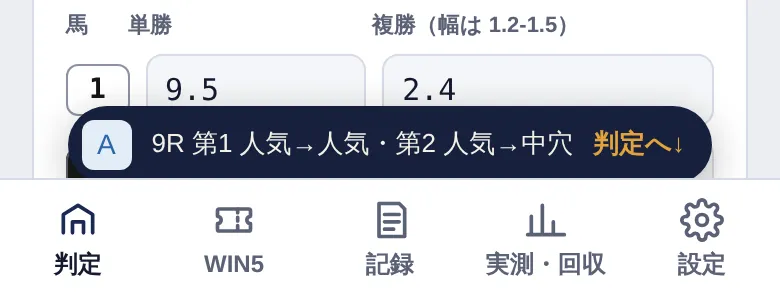
#> input picture source/manual/img/s_bottom_bars.webp, 780 x 300 px
$ python prep_emblem.py ../img/s_bottom_bars.webp ../img/s_judge_info.webp ../img/s_judge_info.webp
#> lines starting #> are read from the running program, lines starting #| are printed output that depends on the picture; after the words box and inside, x2 and y2 are one past the last pixel; in counts of white or black regions, pixels touching at a corner belong together
import sys
from PIL import Image, ImageDraw, ImageFilter
src, out, prev = sys.argv[1], sys.argv[2], sys.argv[3]
im = Image.open(src).convert('RGB')
#> im is the input picture: PIL image 780x300 RGB; mean R, G, B 204, 206.3, 212.3
cx, cy, r = 384, 388, 252
e = im.crop((cx - r, cy - r, cx + r, cy + r)).resize((384, 384), Image.LANCZOS).convert('RGBA')
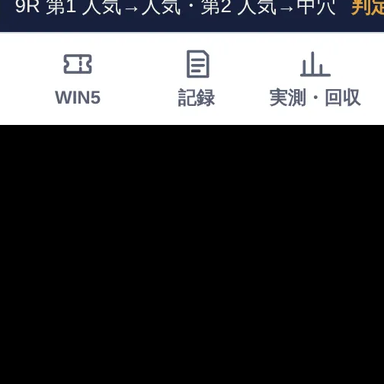
#> e: PIL image 384x384 RGBA; mean R, G, B, A 62.8, 63.5, 65.7, 255
mask = Image.new('L', e.size, 0)
#> mask: PIL image 384x384 L; every value is 0
ImageDraw.Draw(mask).ellipse((22, 18, 366, 370), fill=255)
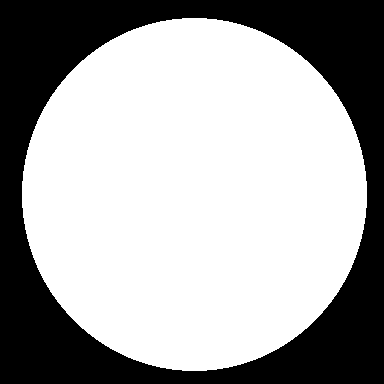
#> mask: PIL image 384x384 L; 64.8% white; 1 black region, box (x1, y1, x2, y2) and area: (0, 0, 384, 384) 51855
mask = mask.filter(ImageFilter.GaussianBlur(20))
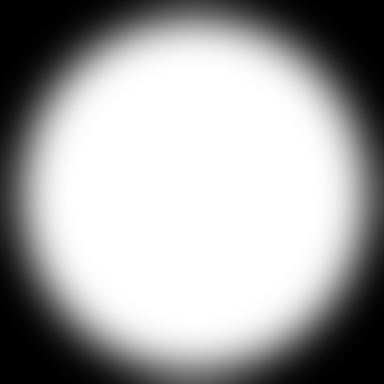
#> mask: PIL image 384x384 L; min 0, max 255, mean 164.3
e.putalpha(mask)
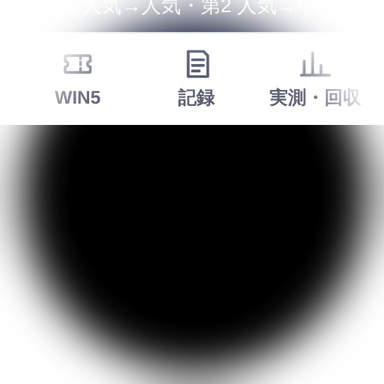
#> e: PIL image 384x384 RGBA; mean R, G, B, A 62.8, 63.5, 65.7, 164.3; transparent parts drawn white
e.save(out + '/emblem.webp', 'WEBP', quality=85, method=6)
e.resize((160, 160), Image.LANCZOS).save(out + '/emblem-160.webp', 'WEBP', quality=85, method=6)
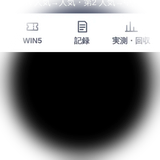
#> saved as emblem-160.webp: PIL image 160x160 RGBA; mean R, G, B, A 59.3, 59.9, 61.7, 164.3; transparent parts drawn white
bg = Image.new('RGBA', e.size, (11, 30, 37, 255)); bg.alpha_composite(e); bg.convert('RGB').save(prev)
#> after `bg = Image.new('RGBA', e.size, (11, 30, 37, 255))`:
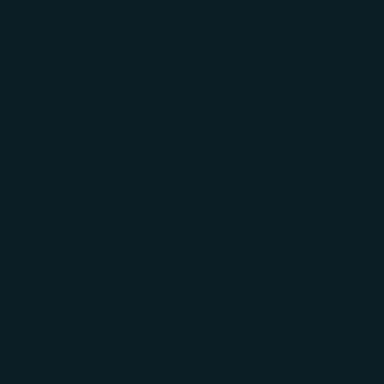
#> bg: PIL image 384x384 RGBA; mean R, G, B, A 11, 30, 37, 255
#> after `bg.alpha_composite(e)`:
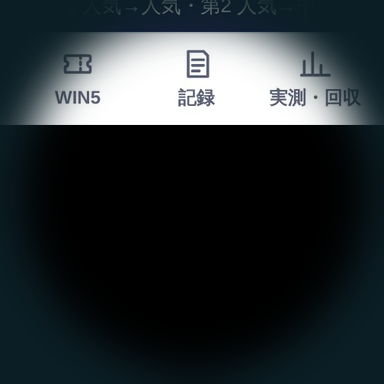
#> bg: PIL image 384x384 RGBA; mean R, G, B, A 41.2, 48.2, 51.2, 255

$ run again, on source/manual/img/s_judge_odds.webp
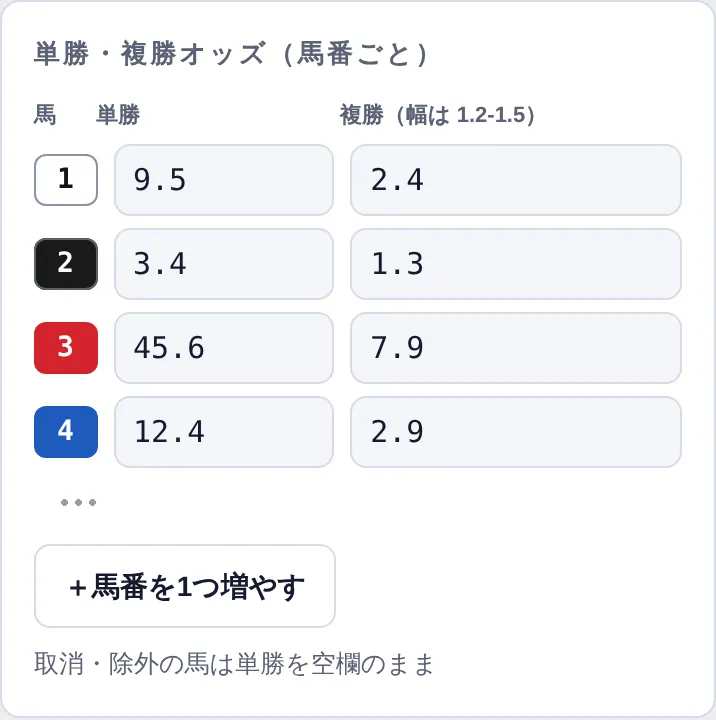
#> input picture source/manual/img/s_judge_odds.webp, 716 x 720 px
#> im is the input picture: PIL image 716x720 RGB; mean R, G, B 242.9, 243.1, 245.5
#> `e.resize((160, 160), Image.LANCZOS).save(out + '/emblem-160.webp', 'WE..`:
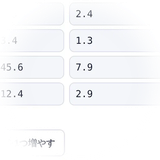
#> saved as emblem-160.webp: PIL image 160x160 RGBA; mean R, G, B, A 231, 232.1, 234.5, 164.3; transparent parts drawn white
#> `bg.alpha_composite(e)`:
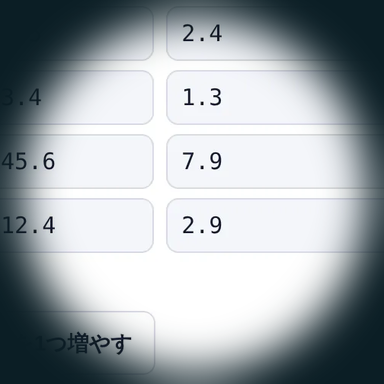
#> bg: PIL image 384x384 RGBA; mean R, G, B, A 161.7, 169.3, 173.5, 255

$ run again, on source/manual/img/s_judge_tri.webp
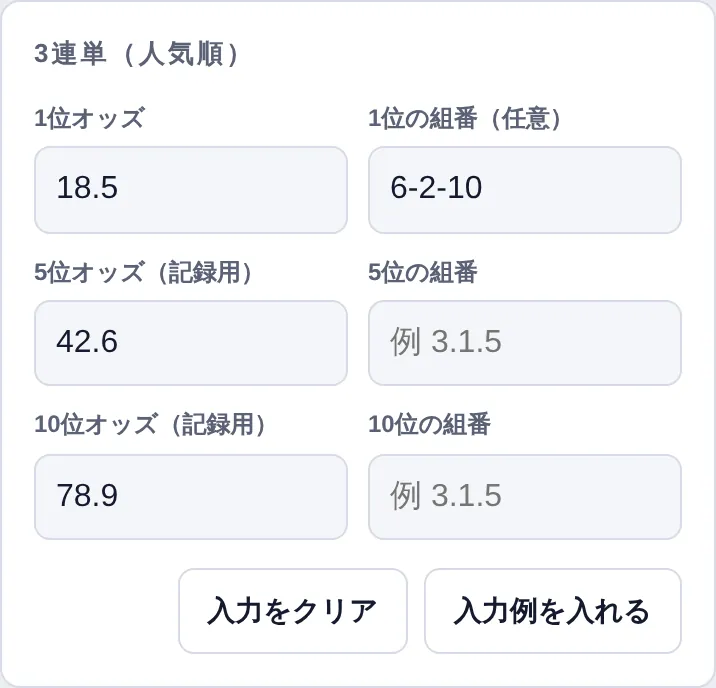
#> input picture source/manual/img/s_judge_tri.webp, 716 x 688 px
#> im is the input picture: PIL image 716x688 RGB; mean R, G, B 244.3, 245.3, 247.3
#> `e.resize((160, 160), Image.LANCZOS).save(out + '/emblem-160.webp', 'WE..`:
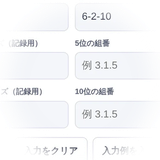
#> saved as emblem-160.webp: PIL image 160x160 RGBA; mean R, G, B, A 228.4, 229.4, 231.9, 164.3; transparent parts drawn white
#> `bg.alpha_composite(e)`:
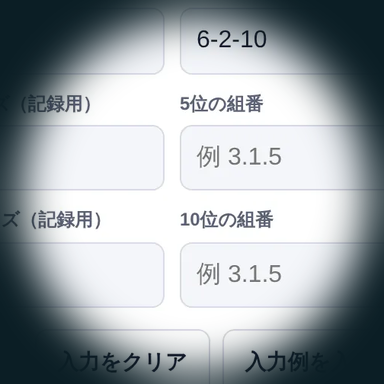
#> bg: PIL image 384x384 RGBA; mean R, G, B, A 159.9, 167.4, 171.6, 255
